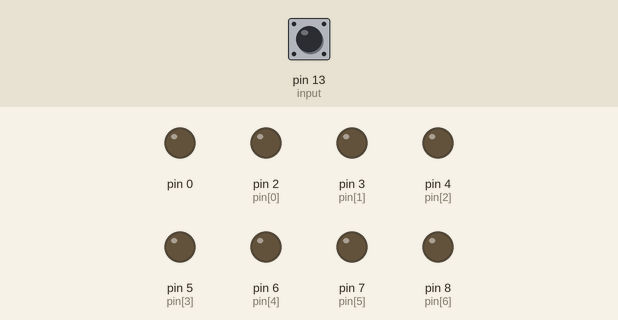
A sketch run on a simulated Arduino Uno, built with avr-gcc and run on an emulated ATmega328P. On the bench: output pins drawn as LEDs (lit = HIGH). The inputs (shaded band) are chosen by the test bench; at power-on: pin 13 (input) LOW.

Above: at 1.2 s.
1.3 s: pin 13 (input) pulsed HIGH 5 times (0.12 s each, 0.3 s apart)
At 1.57 s:
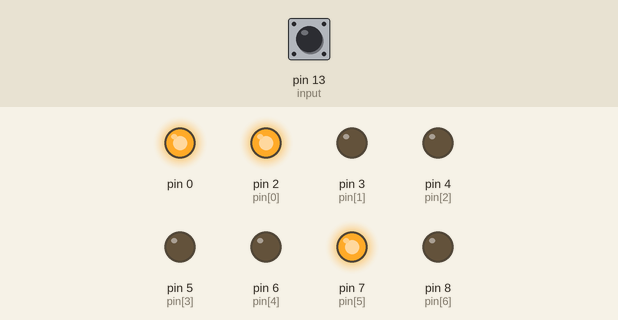
At 3.4 s:
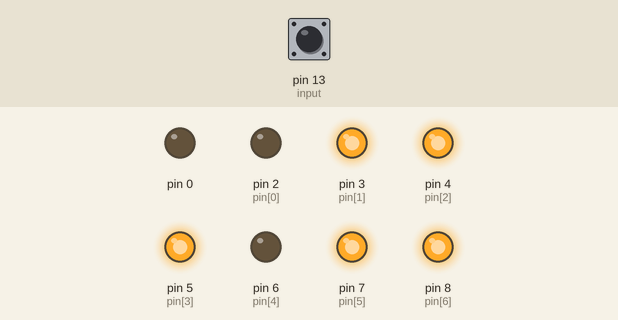
4.3 s: pin 13 (input) pulsed HIGH 2 times (0.12 s each, 0.3 s apart)
At 5.1 s:
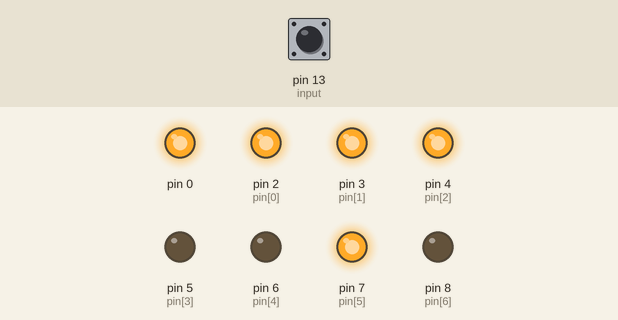
Timing chart, 0 to 7.3 s (numbered marks = the images above; inputs shaded):
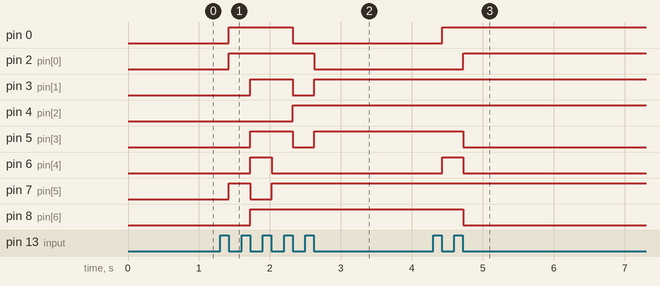

The sketch:

sketch_dec12a.ino
```cpp
#define number 7
#define a true //定義a=1

int pin [number] = {2,3,4,5,6,7,8}; //宣告變數 輸出腳位pin[number]
int input=13;//宣告變數 輸入input 並設定腳位13

int count = 0;//變數宣告 計數count為0
bool trig = false;//觸發歸0


bool ref[10][number]={    //宣告布林變數0~9
  {a,a,a,a,a,a,0},
  {a,0,0,0,0,a,0},
  {a,a,0,a,a,0,a},
  {a,a,0,a,0,a,a},
  {a,0,a,0,0,a,a},
  {0,a,a,a,0,a,a},
  {0,a,a,a,a,a,a},
  {a,a,a,0,0,a,0},
  {a,a,a,a,a,a,a},
  {a,a,a,0,0,a,a}
};

void setup() {   //設定函式
  for(int i=0; i<(number+1); i++)//當輸入大於0，輸出為1
   {
   pinMode(pin[i],OUTPUT);
   }
   pinMode(input, INPUT);

}
void loop() {   //無限迴圈
  if(digitalRead(input)==HIGH && trig == false)//條件運算式1 當輸入高態且程式觸發為0
  {
    trig = true;//觸發為1
    count= count+1;//計數增加1

  }
   else if(digitalRead(input)==LOW && trig == true)// 條件運算式2 當數入低態且觸發為1
   {
    trig = false;//觸發為0
    if(count==10)count = 0;//如果計數道10歸零
    writeIN(count);//覆寫計數
   }
   delay(10);//延遲10ms
}
void writeIN(int index)
{
  for(int i=0; i<(number+1); i++)
  {
    digitalWrite(pin[i], ref[count][i]== true? HIGH:LOW);
  }
}
```

Measured:
- after the input at 1.3 s, pin 0: LOW → HIGH after 0.12 s, → LOW 0.90 s later; pin 2 (pin[0]): LOW → HIGH after 0.12 s, → LOW 1.2 s later; pin 3 (pin[1]), pin 5 (pin[3]): LOW → HIGH after 0.42 s, → LOW 0.60 s later, → HIGH 0.30 s later; pin 4 (pin[2]): LOW → HIGH after 1.0 s; pin 6 (pin[4]): LOW → HIGH after 0.42 s, → LOW 0.30 s later
- after the input at 4.3 s, pin 0: LOW → HIGH after 0.13 s; pin 2 (pin[0]): LOW → HIGH after 0.43 s; pin 5 (pin[3]), pin 8 (pin[6]): HIGH → LOW after 0.43 s; pin 6 (pin[4]): LOW → HIGH after 0.13 s, → LOW 0.30 s later
